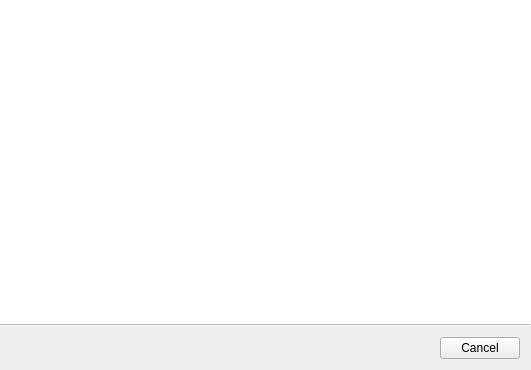
<?xml version="1.0" encoding="UTF-8"?>
<ui version="4.0">
 <class>librepcb::editor::NewProjectWizard</class>
 <widget class="QWizard" name="librepcb::editor::NewProjectWizard">
  <property name="geometry">
   <rect>
    <x>0</x>
    <y>0</y>
    <width>531</width>
    <height>370</height>
   </rect>
  </property>
  <property name="windowTitle">
   <string>Create New Project</string>
  </property>
  <property name="modal">
   <bool>true</bool>
  </property>
  <property name="wizardStyle">
   <enum>QWizard::ModernStyle</enum>
  </property>
  <property name="options">
   <set>QWizard::IndependentPages|QWizard::NoBackButtonOnStartPage</set>
  </property>
 </widget>
 <resources/>
 <connections/>
</ui>
